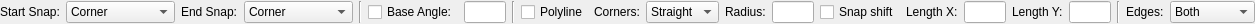
<?xml version="1.0" encoding="UTF-8"?>
<ui version="4.0">
 <class>LC_Rectangle2PointsOptions</class>
 <widget class="QWidget" name="LC_Rectangle2PointsOptions">
  <property name="geometry">
   <rect>
    <x>0</x>
    <y>0</y>
    <width>1255</width>
    <height>24</height>
   </rect>
  </property>
  <property name="windowTitle">
   <string>Form</string>
  </property>
  <layout class="QGridLayout" name="gridLayout">
   <property name="leftMargin">
    <number>0</number>
   </property>
   <property name="topMargin">
    <number>1</number>
   </property>
   <property name="rightMargin">
    <number>0</number>
   </property>
   <property name="bottomMargin">
    <number>1</number>
   </property>
   <item row="0" column="20">
    <widget class="QComboBox" name="cbEdges">
     <property name="toolTip">
      <string>Defines which edges of rectangle should be drawn (so it is possible to create just two parallel lines instead of rectangle)</string>
     </property>
     <item>
      <property name="text">
       <string>Both</string>
      </property>
     </item>
     <item>
      <property name="text">
       <string>Vertical</string>
      </property>
     </item>
     <item>
      <property name="text">
       <string>Horizontal</string>
      </property>
     </item>
    </widget>
   </item>
   <item row="0" column="1">
    <widget class="QComboBox" name="cbSnapStart">
     <property name="toolTip">
      <string>Defines which point of rectangle should be placed into start point position.</string>
     </property>
     <item>
      <property name="text">
       <string>Corner</string>
      </property>
     </item>
     <item>
      <property name="text">
       <string>Mid-Vertical</string>
      </property>
     </item>
     <item>
      <property name="text">
       <string>Mid-Horizontal</string>
      </property>
     </item>
     <item>
      <property name="text">
       <string>Middle</string>
      </property>
     </item>
    </widget>
   </item>
   <item row="0" column="9">
    <widget class="QLabel" name="label_3">
     <property name="text">
      <string>Corners:</string>
     </property>
    </widget>
   </item>
   <item row="0" column="3">
    <widget class="QComboBox" name="cbSnapEnd">
     <property name="toolTip">
      <string>Defines which point of rectangle should be placed into end point position. </string>
     </property>
     <item>
      <property name="text">
       <string>Corner</string>
      </property>
     </item>
     <item>
      <property name="text">
       <string>Mid-Vertical</string>
      </property>
     </item>
     <item>
      <property name="text">
       <string>Mid-Horizontal</string>
      </property>
     </item>
     <item>
      <property name="text">
       <string>Middle</string>
      </property>
     </item>
    </widget>
   </item>
   <item row="0" column="19">
    <widget class="QLabel" name="lblEdges">
     <property name="text">
      <string>Edges:</string>
     </property>
    </widget>
   </item>
   <item row="0" column="7">
    <widget class="Line" name="line_2">
     <property name="orientation">
      <enum>Qt::Vertical</enum>
     </property>
    </widget>
   </item>
   <item row="0" column="0">
    <widget class="QLabel" name="label">
     <property name="text">
      <string>Start Snap:</string>
     </property>
    </widget>
   </item>
   <item row="0" column="17">
    <widget class="QLineEdit" name="leLenY">
     <property name="minimumSize">
      <size>
       <width>30</width>
       <height>0</height>
      </size>
     </property>
     <property name="maximumSize">
      <size>
       <width>60</width>
       <height>16777215</height>
      </size>
     </property>
     <property name="toolTip">
      <string>Length of bevel in Y direction. </string>
     </property>
    </widget>
   </item>
   <item row="0" column="13">
    <widget class="QCheckBox" name="cbSnapRadiusCenter">
     <property name="toolTip">
      <string>If checked, specifies that snap points should be shifted by radius of corners.</string>
     </property>
     <property name="text">
      <string>Snap shift</string>
     </property>
    </widget>
   </item>
   <item row="0" column="14">
    <widget class="QLabel" name="lblX">
     <property name="text">
      <string>Length X:</string>
     </property>
    </widget>
   </item>
   <item row="0" column="4">
    <widget class="Line" name="line">
     <property name="orientation">
      <enum>Qt::Vertical</enum>
     </property>
    </widget>
   </item>
   <item row="0" column="11">
    <widget class="QLabel" name="lblRadius">
     <property name="text">
      <string>Radius:</string>
     </property>
    </widget>
   </item>
   <item row="0" column="5">
    <widget class="QCheckBox" name="chkFixedBaseAngle">
     <property name="toolTip">
      <string>If checked, allows to specify rotation angle for rectangle.</string>
     </property>
     <property name="text">
      <string>Base Angle:</string>
     </property>
    </widget>
   </item>
   <item row="0" column="6">
    <widget class="QLineEdit" name="leAngle">
     <property name="minimumSize">
      <size>
       <width>30</width>
       <height>0</height>
      </size>
     </property>
     <property name="maximumSize">
      <size>
       <width>60</width>
       <height>16777215</height>
      </size>
     </property>
     <property name="toolTip">
      <string>Rectangle rotation angle.</string>
     </property>
    </widget>
   </item>
   <item row="0" column="2">
    <widget class="QLabel" name="label_4">
     <property name="text">
      <string>End Snap:</string>
     </property>
    </widget>
   </item>
   <item row="0" column="10">
    <widget class="QComboBox" name="cbCorners">
     <property name="toolTip">
      <string>Defines how corners of rectangle should be drawn. </string>
     </property>
     <item>
      <property name="text">
       <string>Straight</string>
      </property>
     </item>
     <item>
      <property name="text">
       <string>Round</string>
      </property>
     </item>
     <item>
      <property name="text">
       <string>Bevel</string>
      </property>
     </item>
    </widget>
   </item>
   <item row="0" column="12">
    <widget class="QLineEdit" name="leRadius">
     <property name="minimumSize">
      <size>
       <width>30</width>
       <height>0</height>
      </size>
     </property>
     <property name="maximumSize">
      <size>
       <width>60</width>
       <height>16777215</height>
      </size>
     </property>
     <property name="toolTip">
      <string>Radius of rounded corners. </string>
     </property>
    </widget>
   </item>
   <item row="0" column="16">
    <widget class="QLabel" name="lblLenY">
     <property name="text">
      <string>Length Y:</string>
     </property>
    </widget>
   </item>
   <item row="0" column="21">
    <spacer name="horizontalSpacer">
     <property name="orientation">
      <enum>Qt::Horizontal</enum>
     </property>
     <property name="sizeHint" stdset="0">
      <size>
       <width>0</width>
       <height>20</height>
      </size>
     </property>
    </spacer>
   </item>
   <item row="0" column="8">
    <widget class="QCheckBox" name="cbPolyline">
     <property name="toolTip">
      <string>If checked, the entire rectangle will be drawn as polyline.</string>
     </property>
     <property name="text">
      <string>Polyline</string>
     </property>
    </widget>
   </item>
   <item row="0" column="15">
    <widget class="QLineEdit" name="leX">
     <property name="minimumSize">
      <size>
       <width>30</width>
       <height>0</height>
      </size>
     </property>
     <property name="maximumSize">
      <size>
       <width>60</width>
       <height>16777215</height>
      </size>
     </property>
     <property name="toolTip">
      <string>Length of bevel in X direction.</string>
     </property>
    </widget>
   </item>
   <item row="0" column="18">
    <widget class="Line" name="line_3">
     <property name="orientation">
      <enum>Qt::Vertical</enum>
     </property>
    </widget>
   </item>
  </layout>
 </widget>
 <resources/>
 <connections/>
</ui>
